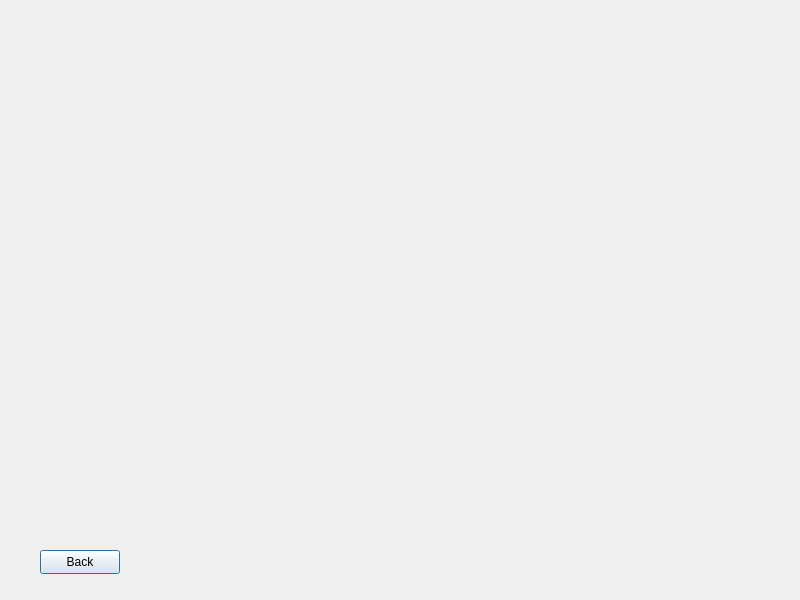
<?xml version="1.0" encoding="UTF-8"?>
<ui version="4.0">
 <class>ategwin</class>
 <widget class="QDialog" name="ategwin">
  <property name="geometry">
   <rect>
    <x>0</x>
    <y>0</y>
    <width>800</width>
    <height>600</height>
   </rect>
  </property>
  <property name="maximumSize">
   <size>
    <width>800</width>
    <height>600</height>
   </size>
  </property>
  <property name="windowTitle">
   <string>Dialog</string>
  </property>
  <widget class="QPushButton" name="pushButton">
   <property name="geometry">
    <rect>
     <x>40</x>
     <y>550</y>
     <width>80</width>
     <height>24</height>
    </rect>
   </property>
   <property name="text">
    <string>Back</string>
   </property>
  </widget>
 </widget>
 <resources/>
 <connections/>
</ui>
